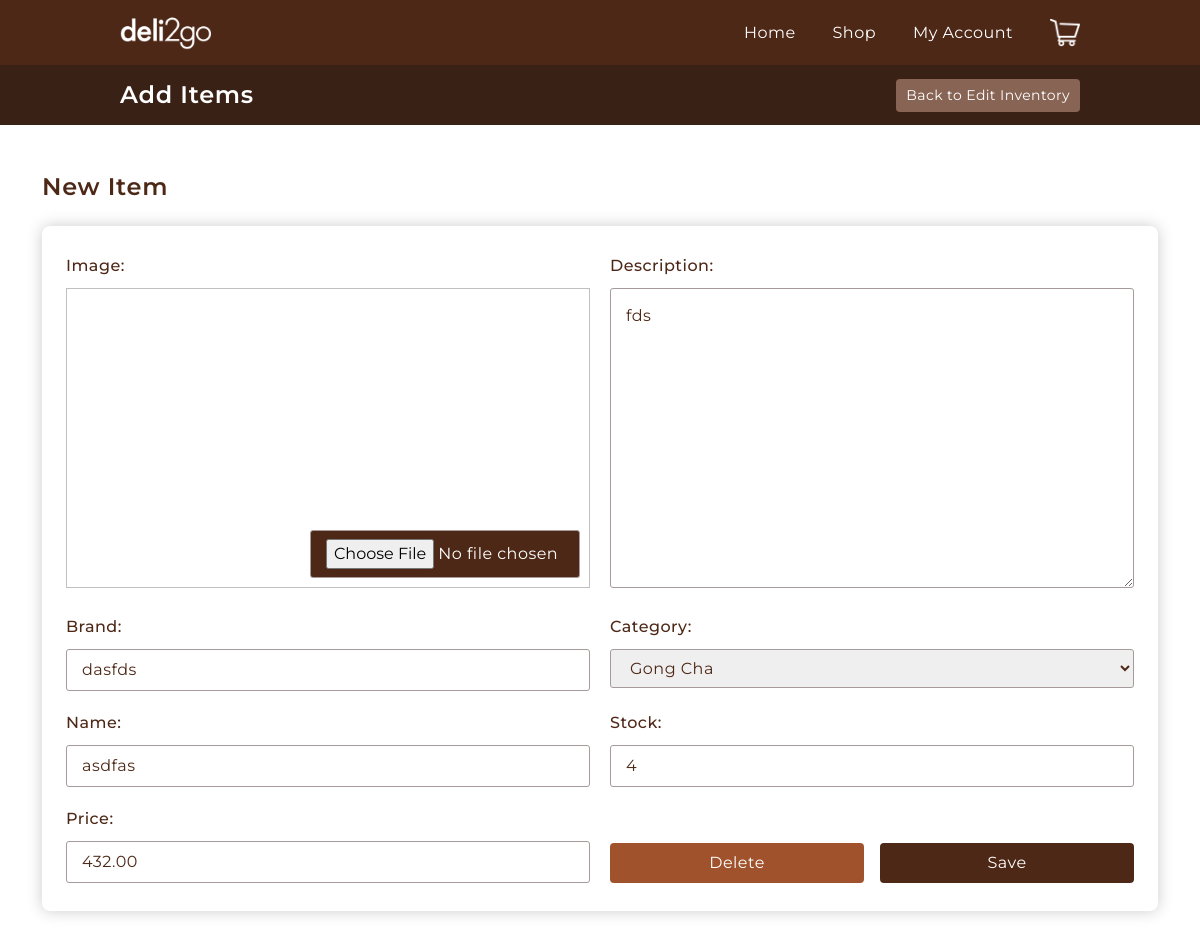
Page /cashier/edit-items/21/ on the committed database.
### cashier/models.py (models this page shows, shortened)
class Item(models.Model):
    image = models.ImageField(null=True, blank=True)
    name = models.CharField(max_length=20)
    description = models.TextField(max_length=500, blank=True)
    brand = models.CharField(max_length=50)
    stock = models.PositiveIntegerField()
    price = models.DecimalField(max_digits=6, decimal_places=2)
    category = models.ForeignKey(Category, on_delete=models.SET_NULL, null=True, blank=True)

### cashier/views.py (the view, shortened to what this page needs)
# urls.py: path('edit-items/<str:pk>/', views.edit_items, name="edit-items"),
def edit_items(request, pk):
    item = Item.objects.get(id=pk)
    form = ItemForm(instance=item)
    context = {
        'form': form,
        'item':item,
    }
    return render(request, 'cashier/edit_items.html', context)

### cashier/forms.py
class ItemForm(ModelForm):
    class Meta:
        model = Item
        fields = '__all__'
        widgets = {
            'description': Textarea(attrs={'rows': 20}),
            'image': FileInput(attrs={'id': 'files', 'onchange': 'previewImage(event)'}),
            'price': NumberInput(attrs={'min': "0", 'step': '0.01'})
        }

### cashier/models.py (called while the page is built)
    def __str__(self):
        return self.name

### templates/cashier/edit_items.html (shortened to what this page needs)
{% extends 'base.html' %} {% load static %}
{% block topbar %}
<h4>Add Items</h4>
{% endblock topbar %}
{% block topbar-button %}
<a href="{% url 'edit-inventory' %}"><button>Back to Edit Inventory</button></a>
{% endblock topbar-button %}
{% block content %}
<main class="add-items container my-5">
    <h4>New Item</h4>
    <div class="add-items__content mt-4 card-bg p-4">
        <form method="POST" enctype="multipart/form-data">
            <div class="add-items__form-content two-col-form my-1 mx-0">
                <div class="form-field">
                    <div class="label">{{form.image.label}}:</div>
                    <div class="image-preview w-100 position-relative">
                        <img
                            id="image"
                            class="position-absolute w-100 h-100"
                        />
                        {{form.image}}
                    </div>
                </div>
                <div class="form-field">
                    <div class="label">{{form.description.label}}:</div>
                    {{form.description}}
                </div>
                <div class="form-field">
                    <div class="label">{{form.brand.label}}:</div>
                    {{form.brand}}
                </div>
                <div class="form-field">
                    <div class="label">{{form.category.label}}:</div>
                    {{form.category}}
                </div>
                <div class="form-field">
                    <div class="label">{{form.name.label}}:</div>
                    {{form.name}}
                </div>
                <div class="form-field">
                    <div class="label">{{form.stock.label}}:</div>
                    {{form.stock}}
                </div>
                <div class="form-field">
                    <div class="label">{{form.price.label}}:</div>
                    {{form.price}}
                </div>
                <div class="submit d-flex justify-content-end align-items-end">
                    <button class="delete-item bg-sienna text-white b-0 w-100 mt-1 me-3">Delete</button>
                    <button class="add-items__submit bg-darkbrown text-white w-100 mt-1" type="submit">Save</button>
                </div>
            </div>
        </form>
    </div>
</main>
{% endblock content %}

### static/css/styles.css (style rules this page uses)
:root { --darkbrown: #4e2817; --lightbrown: #886455; }
* { margin: 0; padding: 0; box-sizing: border-box !important; letter-spacing: 0.03em; }
html, body { overflow-x: hidden; }
body { font-family: 'Montserrat', sans-serif; font-weight: 400; color: var(--darkbrown); }
h1, h2, h3, h4, h5, h6 { margin: 0 !important; font-weight: 600; }
a { text-decoration: none; color: inherit; }
input, textarea, select { border: 1px solid #a79a9a; color: var(--darkbrown); border-radius: 3px; font: inherit; }
button { border: none; border-radius: 4px; color: #ffffff; padding: 8px 15px; }
.bg-darkbrown { background: var(--darkbrown); }
.bg-sienna { background: sienna; }
.topbar-content button { background-color: var(--lightbrown); border: none; padding: 6px 10px; font: inherit; font-size: 14px; cursor: pointer; }
.two-col-form { display: grid; grid-template-columns: repeat(2, 1fr); gap: 20px; }
.add-items__content .form-field input, .add-items__content .form-field select { padding: 8px 15px; width: 100%; }
.add-items__content .form-field textarea { height: 300px; width: 100%; padding: 15px; }
.add-items__content .form-field .label { width: 120px; font-weight: 500; margin-bottom: 10px; }
.image-preview { height: 300px; }
#image { object-fit: cover; }
#files { position: absolute; bottom: 10px; right: 10px; width: 270px; color: white; background: var(--darkbrown); font: inherit; }
.card-bg { box-shadow: hsl(0, 0%, 80%) 0 0 16px; background-color: #fff; border-radius: 8px; }

### rows in the picture
Item: description "fds", brand "dasfds", category "Gong Cha", name "asdfas", stock "4", price "432.00"
